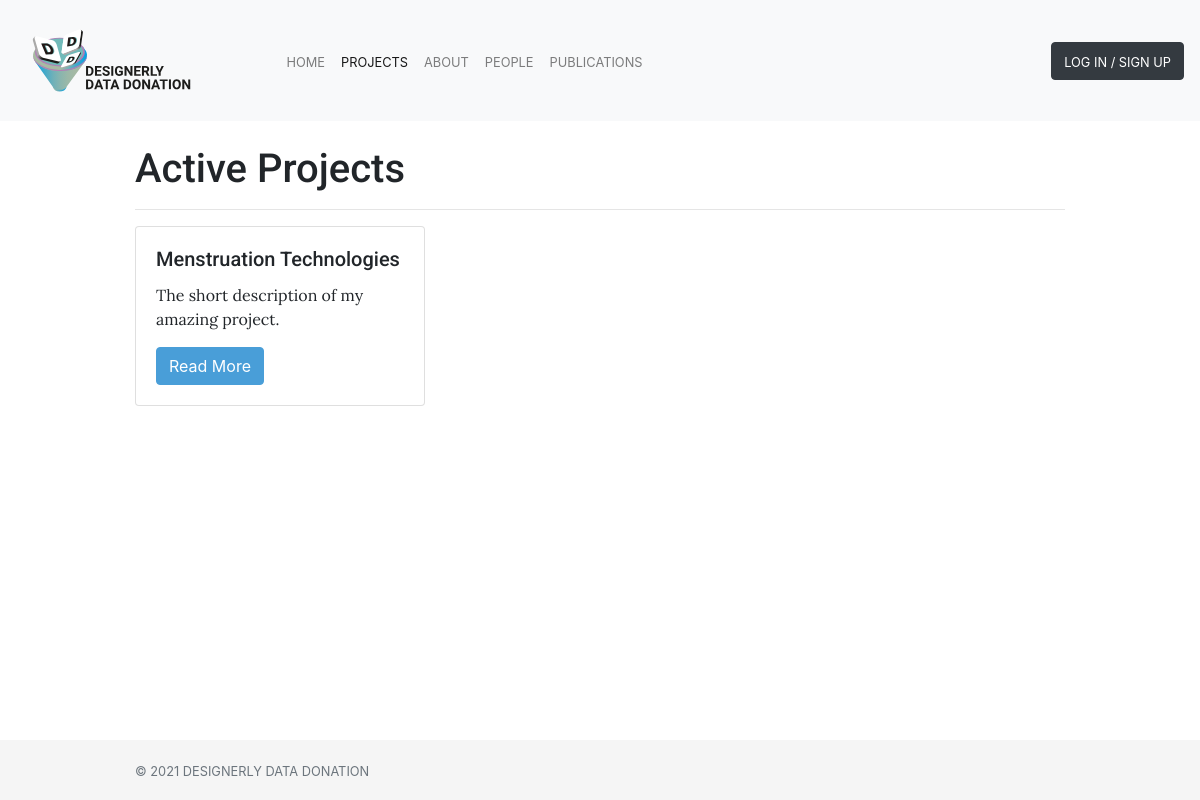
Before: /project/ with the older database file.
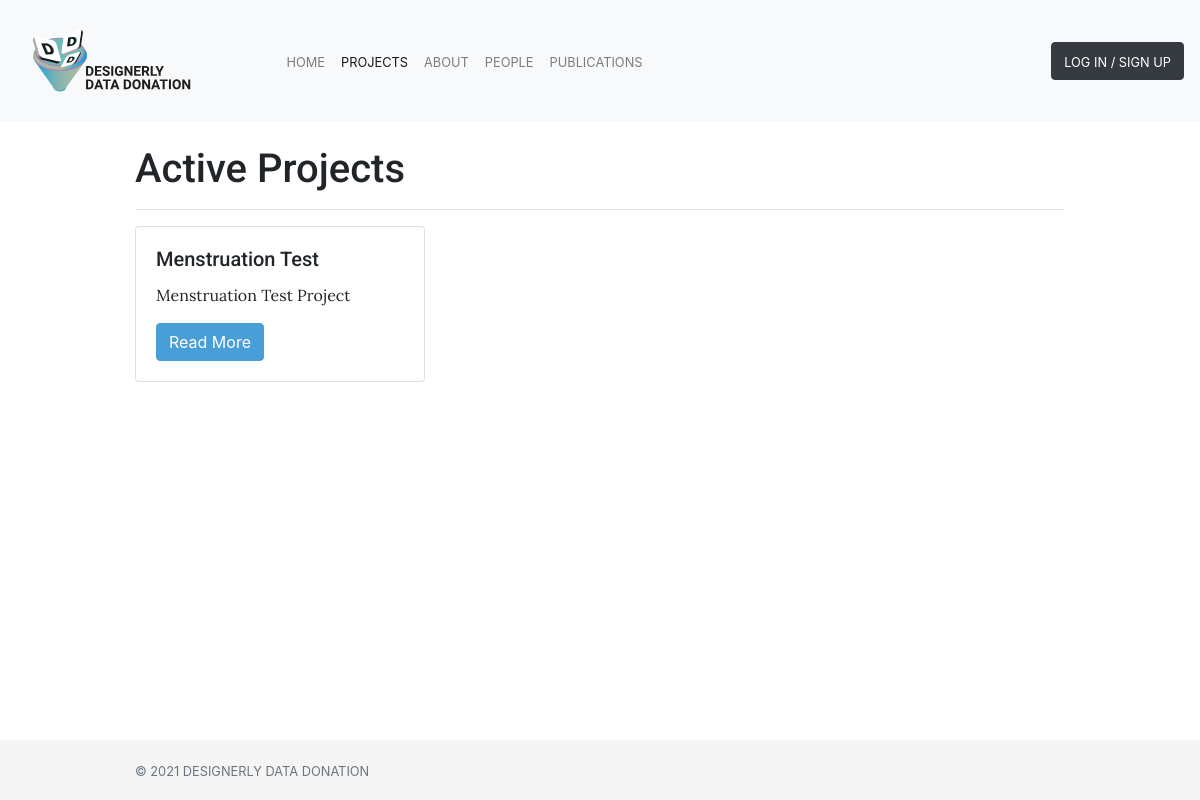
After: the same page with the newer database file.
### bucket_view/models.py (models this page shows)
class Project(models.Model):
    id                      = models.CharField(max_length=100, blank=False, unique=True, primary_key=True)
    user                    = models.ForeignKey(settings.AUTH_USER_MODEL, on_delete=models.CASCADE)
    title                   = models.CharField(max_length=100, blank=False) # Short string field to hold project name
    description_tweet       = models.CharField(max_length=280, blank=False)  # Tweet-Like description of project
    description             = models.TextField(blank=False)  # Large string frield to hold a piece of text
    hrec                    = models.BooleanField(default=False)
    data                    = models.JSONField(blank=False, null=True)
    image                   = models.ImageField(upload_to="images", blank=True, null=True) #TODO: Figure this out
    start                   = models.DateField(blank=False)  # Start of project
    end                     = models.DateField(blank=False)  # End of project
    data_info               = models.TextField(blank=False, null=True)
    groupId                 = models.CharField(max_length=200, unique=True, default=None)
    def active(self):
        now = datetime.date.today()
        if self.start <= now and now <= self.end:
            return True
        return False

### bucket_view/views.py (the view)
# urls.py: path("project/", views.project_list, name="project_list"),
def project_list(request):
    project = Project.objects.all()
    context = {
        'project': project
    }
    return render(request, "project_list.html", context)

### bucket_view/templates/project_list.html
{% extends "base.html" %}
{% load static %}
{% block page_content %}
<section style="padding-top: 50px; padding-bottom: 50px">
    <div class="container">
        <h1>Active Projects</h1>
      <hr>
        <div class="row">
        {% for p in project %}
                {% if p.active %}
                    <div class="col-md-4">
                        <div class="card mb-2">
                            <div class="card-body">
                                <h5 class="card-title">{{ p.title }}</h5>
                                <p class="card-text">{{ p.description_tweet }}</p>
                                <a href="{% url 'project_view' pk=p.pk %}"
                                   class="btn btn-primary">
                                    Read More
                                </a>
                            </div>
                        </div>
                    </div>
                {% endif %}
            {% endfor %}
        </div>
    </div>
</section>
{% endblock %}

### data_donation/templates/base.html (shortened to what this page needs)
{% load static %}
<!doctype html>
    <head>
        <link rel="stylesheet" href="https://stackpath.bootstrapcdn.com/bootstrap/4.1.3/css/bootstrap.min.css">
        <link href="/static/css/base.css" rel="stylesheet">
    </head>
    <body>
        <nav class="navbar fixed-top navbar-light bg-light navbar-expand-md justify-content-center">
            <a class="navbar-brand" href="{% url 'pages_index' %}"><img src="{% static 'images/DDDLogo.svg' %}" height="95px"/></a>
            <div class="collapse navbar-collapse" id="navbarCollapse">
                <ul class="navbar-nav w-100 justify-content-center" id="navigation">
                  <li class="nav-item {% if request.resolver_match.url_name == 'pages_index' %}active{% endif %}">
                    <a class="nav-link" id="home" href="{% url 'pages_index' %}"><span class="small text-uppercase">Home</span></a>
                </li>
                <li class="nav-item {% if request.resolver_match.url_name == 'project_list' or request.resolver_match.url_name == 'project_view' %}active{% endif %}">
                    <a class="nav-link" id="projects" href="{% url 'project_list' %}"><span class="small text-uppercase">Projects</span></a>
                </li>
                <li class="nav-item {% if request.resolver_match.url_name == 'pages_about' %}active{% endif %}">
                    <a class="nav-link" id="about" href="{% url 'pages_about' %}"><span class="small text-uppercase">About</span></a>
                </li>
                <li class="nav-item {% if request.resolver_match.url_name == 'pages_questions' %}active{% endif %}">
                    <a class="nav-link" id="team" href="{% url 'pages_questions' %}"><span class="small text-uppercase">People</span></a>
                </li>
                <li class="nav-item {% if request.resolver_match.url_name == 'pages_publications' %}active{% endif %}">
                    <a class="nav-link" id="team" href="{% url 'pages_publications' %}"><span class="small text-uppercase">Publications</span></a>
                </li>
              </ul>
            {% if user.is_authenticated %}
                <ul class="navbar-nav ml-auto w-100 justify-content-end" id="navigation_login">
                    <div class="dropdown">
                        <button class="btn btn-dark dropdown-toggle" type="button" id="dropdownUserButton" data-toggle="dropdown"><span class="small text-uppercase">{{ user.username }}</span></button>
                        <div class="dropdown-menu" aria-labelledby="dropdownUserButton">
                            <a class="dropdown-item" href="/hello/"><span class="small text-uppercase">Dashboard</span></a>
                            <a class="dropdown-item" href="#"><span class="small text-uppercase">Settings</span></a>
                            <a class="dropdown-item" href="/bucket/logout/"><span class="small text-uppercase">Log Out</span></a>
                        </div>
                    </div>
                 </ul>
            {% else %}
                 <ul class="navbar-nav ml-auto w-100 justify-content-end">
                    <a class="btn btn-dark navbar-btn" role="button"  href="/bucket/login/"><span class="small text-uppercase">Log in / Sign Up</span></a>
                </ul>
            {% endif %}
            </div>
        </nav>
        <main role="main">
            {% block page_content %}{% endblock %}
        </main>
        <footer class="footer">
            <div class="container">
                <span class="text-muted small text-uppercase">&copy; {% now 'Y' %} Designerly Data Donation</span>
            </div>
        </footer>
    </body>
</html>

### static/css/base.css (style rules this page uses)
p { font-family: 'Lora', Sans-Serif; }
h1, h2, h3, h4, h5, h6 { font-family: 'Roboto', Serif; }
body { margin-bottom: 60px; margin-top: 95px; }
.footer { position: absolute; bottom: 0; width: 100%; height: 60px; line-height: 60px; background-color: #f5f5f5; }
.btn-primary { color: #ffffff; background-color: #499ed8; border-color: #499ed8; }
a { color: #499ed8; }
.container { max-width: 960px; }

Changed rows visible on the page:
removed Project: title "Menstruation Technologies", description_tweet "The short description of my amazing project."
added Project: title "Menstruation Test", description_tweet "Menstruation Test Project"
